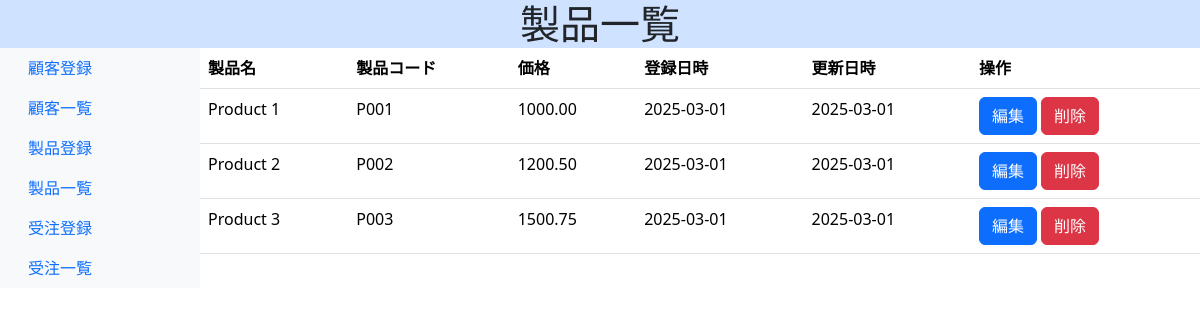
Screenshot of /products/ with the database file from the repository.
### products/models.py (models this page shows, shortened)
class Product(models.Model):
    name = models.CharField(max_length=100)
    code = models.CharField(max_length=50, unique=True)
    price = models.DecimalField(max_digits=10,decimal_places=2)
    description = models.TextField(blank=True, null=True)
    created_at = models.DateTimeField(auto_now_add=True)
    updated_at = models.DateTimeField(auto_now=True)

### products/views.py (the view)
# urls.py: path('',ProductListView.as_view(), name='product_list'),
class ProductListView(ListView):
    model = Product
    template_name = 'products/product_list.html'
    context_object_name = 'products'

### products/templates/products/product_list.html (shortened to what this page needs)
{% extends 'products/base.html' %}
{% block content %}
<div container mt-4>
  <table class="table table-borderd">
    <thead>
      <tr>
        <th>製品名</th>
        <th>製品コード</th>
        <th>価格</th>
        <th>登録日時</th>
        <th>更新日時</th>
        <th>操作</th>
      </tr>
    </thead>
    <tbody>
      {% for product in products %}
      <tr>
        <td>{{ product.name }}</td>
        <td>{{ product.code }}</td>
        <td>{{ product.price }}</td>
        <td>{{ product.created_at|date:"Y-m-d" }}</td>
        <td>{{ product.updated_at|date:"Y-m-d" }}</td>
        <td>
          <a
            href="{% url 'products:product_update' product.pk %}"
            class="btn btn-primary"
            >編集</a
          >
          <a
            href="{% url 'products:product_delete' product.pk %}"
            class="btn btn-danger"
            >削除</a
          >
        </td>
      </tr>
      {% endfor %}
    </tbody>
  </table>
</div>
{% endblock %}

### rows the page displays
Product: name "Product 1", code "P001", price "1000.00", created_at "2025-03-01", updated_at "2025-03-01"
Product: name "Product 2", code "P002", price "1200.50", created_at "2025-03-01", updated_at "2025-03-01"
Product: name "Product 3", code "P003", price "1500.75", created_at "2025-03-01", updated_at "2025-03-01"
